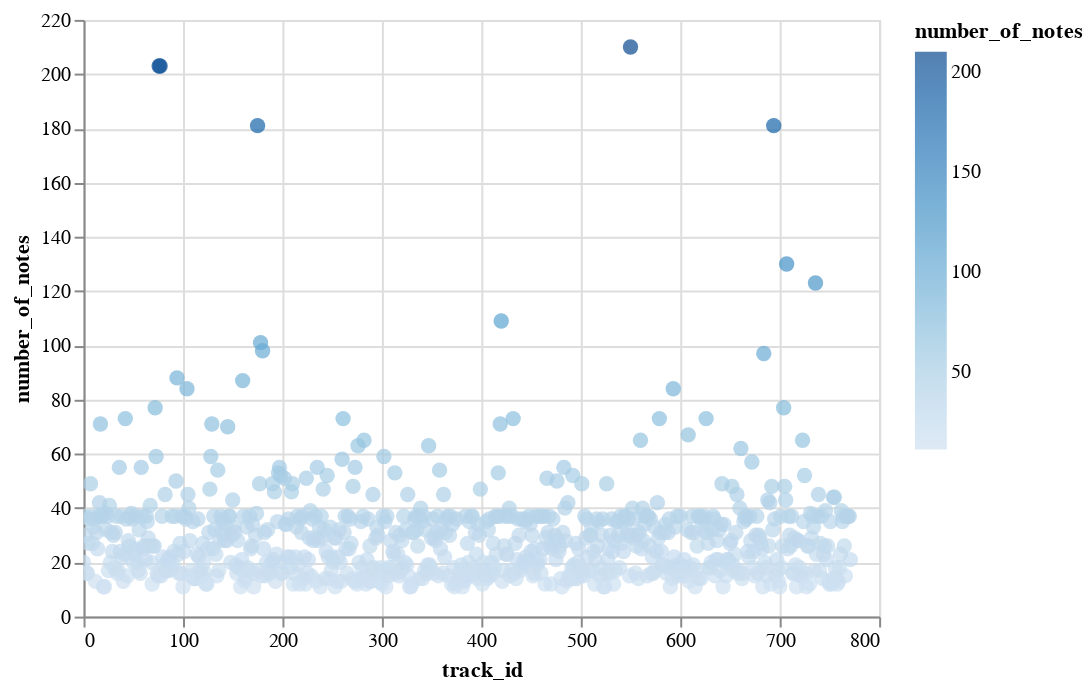

Here is the notebook cell this chart was saved with:
### Code cell
alt.Chart(tracks_filtered_df[['track_id', 'number_of_notes']]).mark_circle(size=60).encode(
    x='track_id',
    y='number_of_notes',
    color='number_of_notes',
    tooltip=['track_id', 'number_of_notes']
).interactive()

### Figure 1 — Vega-Lite specification as saved in the notebook (floating-point values rounded to 4 significant figures; data arrays with more than 128 entries replaced by an {"elided": "..."} marker saying what was removed)
{"config": {"view": {"continuousWidth": 400, "continuousHeight": 300}}, "data": {"name": "data-584f4145546ccbdaef26ed4b3a2af4f3"}, "mark": {"type": "circle", "size": 60}, "encoding": {"color": {"type": "quantitative", "field": "number_of_notes"}, "tooltip": [{"type": "quantitative", "field": "track_id"}, {"type": "quantitative", "field": "number_of_notes"}], "x": {"type": "quantitative", "field": "track_id"}, "y": {"type": "quantitative", "field": "number_of_notes"}}, "selection": {"selector009": {"type": "interval", "bind": "scales", "encodings": ["x", "y"]}}, "$schema": "https://vega.github.io/schema/vega-lite/v4.8.1.json", "datasets": {"data-584f4145546ccbdaef26ed4b3a2af4f3": {"elided": "772 records"}}}
